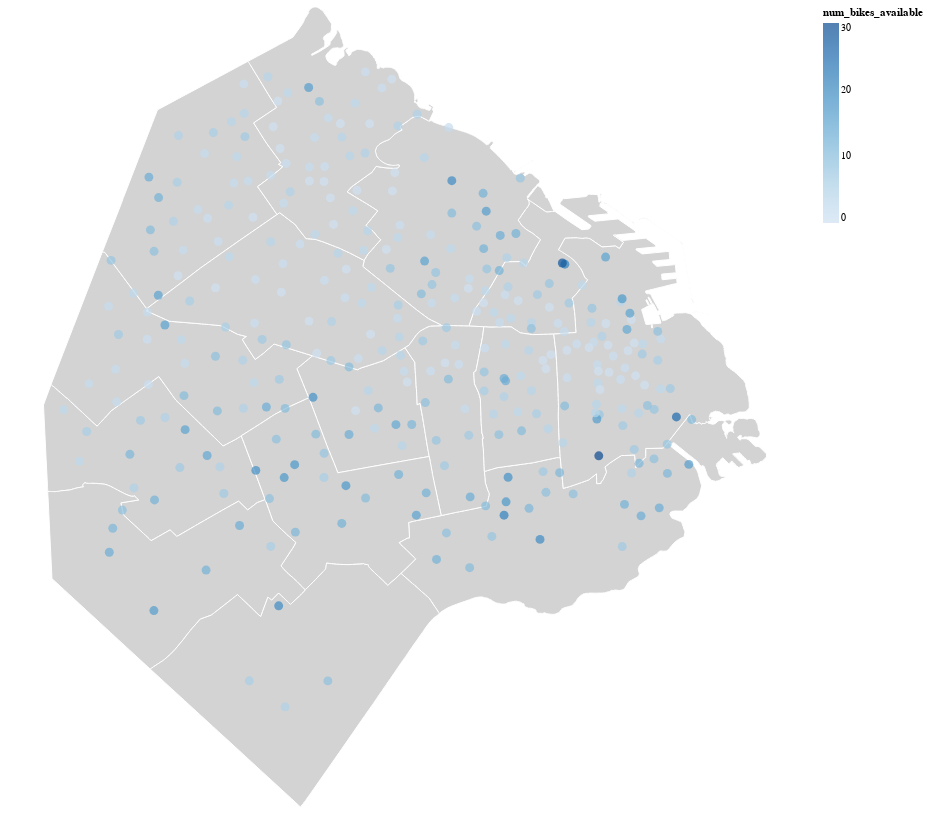

The notebook cell this image was saved under:
### Code cell
points = alt.Chart(stations).mark_circle().encode(
    longitude='lon:Q',
    latitude='lat:Q',
    size=alt.value(80),
    color='num_bikes_available',
    tooltip=['name','address','num_bikes_available', 'num_bikes_disabled', 'num_docks_available','last_reported'],
).properties(
    width=500,
    height=400
)

data_muni = gpd.read_file('shape/comunas/comunas_wgs84.shp')

caba = alt.Chart(data_muni).mark_geoshape(stroke='white',
                            fill='lightgray').encode().properties(width=800,
                                                                 height=800).project('mercator')
mapa = caba + points
mapa

### Figure 1 — Vega-Lite specification as saved in the notebook (floating-point values rounded to 4 significant figures; data arrays with more than 128 entries replaced by an {"elided": "..."} marker saying what was removed)
{"config": {"view": {"continuousWidth": 400, "continuousHeight": 300}}, "layer": [{"data": {"name": "data-7802f07f1982b88103d14330cf80c843"}, "mark": {"type": "geoshape", "fill": "lightgray", "stroke": "white"}, "encoding": {}, "height": 800, "projection": {"type": "mercator"}, "width": 800}, {"data": {"name": "data-8d52880fc9079e2ccd66a418128a5bdd"}, "mark": "circle", "encoding": {"color": {"field": "num_bikes_available", "type": "quantitative"}, "latitude": {"field": "lat", "type": "quantitative"}, "longitude": {"field": "lon", "type": "quantitative"}, "size": {"value": 80}, "tooltip": [{"field": "name", "type": "nominal"}, {"field": "address", "type": "nominal"}, {"field": "num_bikes_available", "type": "quantitative"}, {"field": "num_bikes_disabled", "type": "quantitative"}, {"field": "num_docks_available", "type": "quantitative"}, {"field": "last_reported", "type": "quantitative"}]}, "height": 400, "width": 500}], "$schema": "https://vega.github.io/schema/vega-lite/v4.17.0.json", "datasets": {"data-7802f07f1982b88103d14330cf80c843": [{"ID": 1, "OBJETO": "LIMITE COMUNAL", "COMUNAS": 2.0, "BARRIOS": "RECOLETA", "PERIMETRO": 21450.0, "AREA": 6317000.0, "type": "Feature", "geometry": {"type": "Polygon", "coordinates": {"elided": "1x1197x2 float values"}}}, {"ID": 3, "OBJETO": "LIMITE COMUNAL", "COMUNAS": 6.0, "BARRIOS": "CABALLITO", "PERIMETRO": 10990.0, "AREA": 6851000.0, "type": "Feature", "geometry": {"type": "Polygon", "coordinates": {"elided": "1x155x2 float values"}}}, {"ID": 6, "OBJETO": "LIMITE COMUNAL", "COMUNAS": 10.0, "BARRIOS": "FLORESTA - MONTE CASTRO - VELEZ SARSFIELD - VERSALLES - VILLA LURO - VILLA REAL", "PERIMETRO": 18330.0, "AREA": 12660000.0, "type": "Feature", "geometry": {"type": "Polygon", "coordinates": {"elided": "1x335x2 float values"}}}, {"ID": 7, "OBJETO": "LIMITE COMUNAL", "COMUNAS": 11.0, "BARRIOS": "VILLA DEL PARQUE - VILLA  DEVOTO - VILLA GRAL. MITRE - VILLA SANTA RITA", "PERIMETRO": 19990.0, "AREA": 14120000.0, "type": "Feature", "geometry": {"type": "Polygon", "coordinates": {"elided": "1x330x2 float values"}}}, {"ID": 8, "OBJETO": "LIMITE COMUNAL", "COMUNAS": 12.0, "BARRIOS": "COGHLAN - SAAVEDRA - VILLA PUEYRREDON - VILLA URQUIZA", "PERIMETRO": 17230.0, "AREA": 15570000.0, "type": "Feature", "geometry": {"type": "Polygon", "coordinates": {"elided": "1x218x2 float values"}}}, {"ID": 9, "OBJETO": "LIMITE COMUNAL", "COMUNAS": 14.0, "BARRIOS": "PALERMO", "PERIMETRO": 22130.0, "AREA": 15850000.0, "type": "Feature", "geometry": {"type": "Polygon", "coordinates": {"elided": "1x1159x2 float values"}}}, {"ID": 11, "OBJETO": "LIMITE COMUNAL", "COMUNAS": 15.0, "BARRIOS": "AGRONOMIA - CHACARITA -  PARQUE CHAS -  PATERNAL - VILLA CRESPO - VILLA ORTUZAR", "PERIMETRO": 17830.0, "AREA": 14320000.0, "type": "Feature", "geometry": {"type": "Polygon", "coordinates": {"elided": "1x323x2 float values"}}}, {"ID": 15, "OBJETO": "LIMITE COMUNAL", "COMUNAS": 13.0, "BARRIOS": "BELGRANO - COLEGIALES - NUÑEZ", "PERIMETRO": 26200.0, "AREA": 14710000.0, "type": "Feature", "geometry": {"type": "Polygon", "coordinates": {"elided": "1x1127x2 float values"}}}, {"ID": 13, "OBJETO": "LIMITE COMUNAL", "COMUNAS": 4.0, "BARRIOS": "BARRACAS - BOCA - NUEVA POMPEYA - PARQUE PATRICIOS", "PERIMETRO": 35420.0, "AREA": 21680000.0, "type": "Feature", "geometry": {"type": "Polygon", "coordinates": {"elided": "1x1855x2 float values"}}}, {"ID": 2, "OBJETO": "LIMITE COMUNAL", "COMUNAS": 5.0, "BARRIOS": "ALMAGRO - BOEDO", "PERIMETRO": 12320.0, "AREA": 6661000.0, "type": "Feature", "geometry": {"type": "Polygon", "coordinates": {"elided": "1x210x2 float values"}}}, {"ID": 4, "OBJETO": "LIMITE COMUNAL", "COMUNAS": 7.0, "BARRIOS": "FLORES - PARQUE CHACABUCO", "PERIMETRO": 17970.0, "AREA": 12420000.0, "type": "Feature", "geometry": {"type": "Polygon", "coordinates": {"elided": "1x338x2 float values"}}}, {"ID": 10, "OBJETO": "LIMITE COMUNAL", "COMUNAS": 3.0, "BARRIOS": "BALVANERA - SAN CRISTOBAL", "PERIMETRO": 10490.0, "AREA": 6386000.0, "type": "Feature", "geometry": {"type": "Polygon", "coordinates": {"elided": "1x176x2 float values"}}}, {"ID": 5, "OBJETO": "LIMITE COMUNAL", "COMUNAS": 9.0, "BARRIOS": "LINIERS - MATADEROS - PARQUE AVELLANEDA", "PERIMETRO": 21410.0, "AREA": 16510000.0, "type": "Feature", "geometry": {"type": "Polygon", "coordinates": {"elided": "1x385x2 float values"}}}, {"ID": 12, "OBJETO": "LIMITE COMUNAL", "COMUNAS": 8.0, "BARRIOS": "VILLA LUGANO - VILLA RIACHUELO - VILLA SOLDATI", "PERIMETRO": 20940.0, "AREA": 22220000.0, "type": "Feature", "geometry": {"type": "Polygon", "coordinates": {"elided": "1x408x2 float values"}}}, {"ID": 14, "OBJETO": "LIMITE COMUNAL", "COMUNAS": 1.0, "BARRIOS": "CONSTITUCION - MONTSERRAT - PUERTO MADERO - RETIRO - SAN NICOLAS - SAN TELMO", "PERIMETRO": 36100.0, "AREA": 17790000.0, "type": "Feature", "geometry": {"type": "MultiPolygon", "coordinates": {"elided": "2 rows, 5308 float values in total"}}}], "data-8d52880fc9079e2ccd66a418128a5bdd": {"elided": "318 records"}}}
